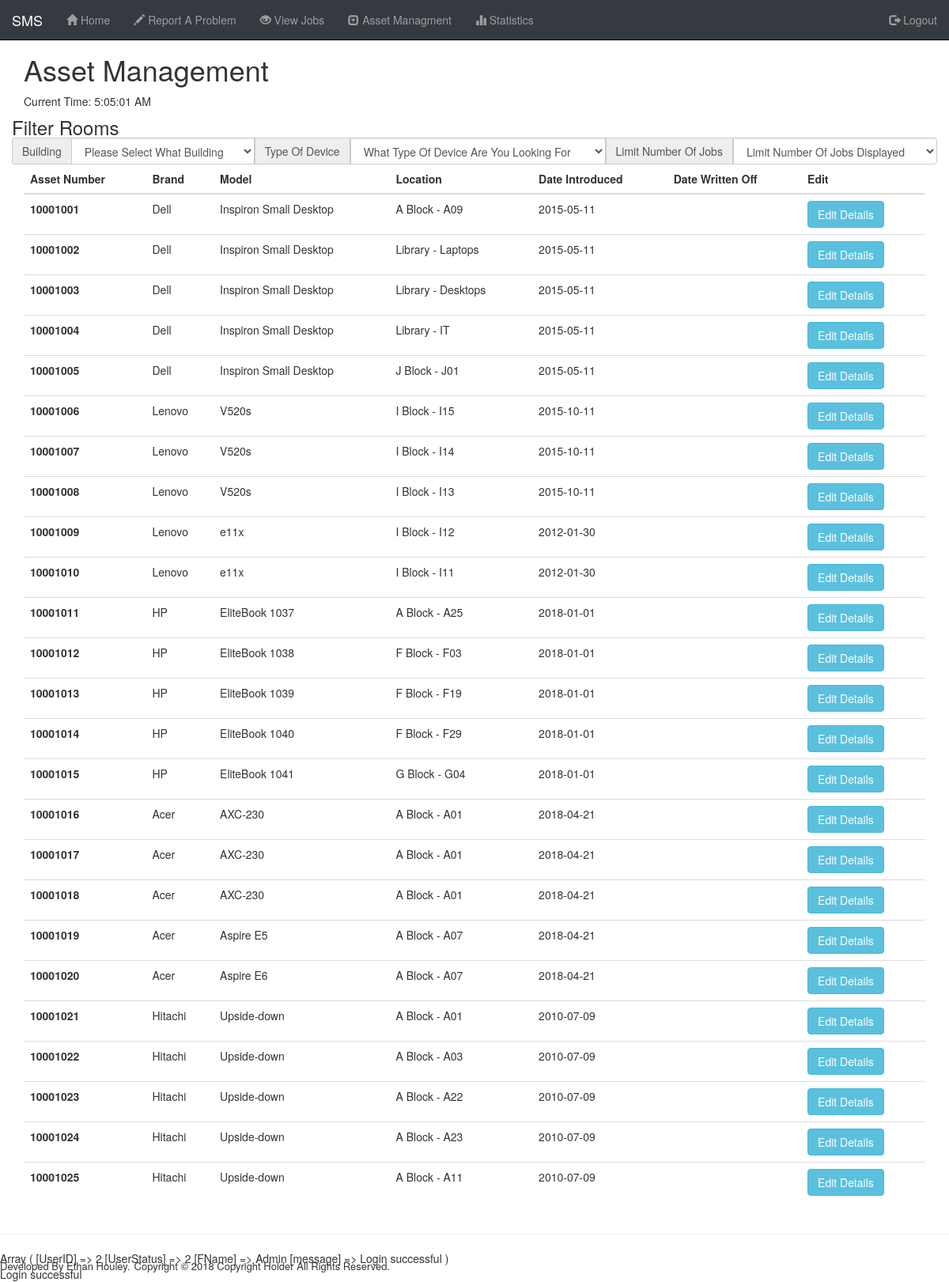
Page /PHP/view/ViewAsset.php (signed in) on the earlier database version.
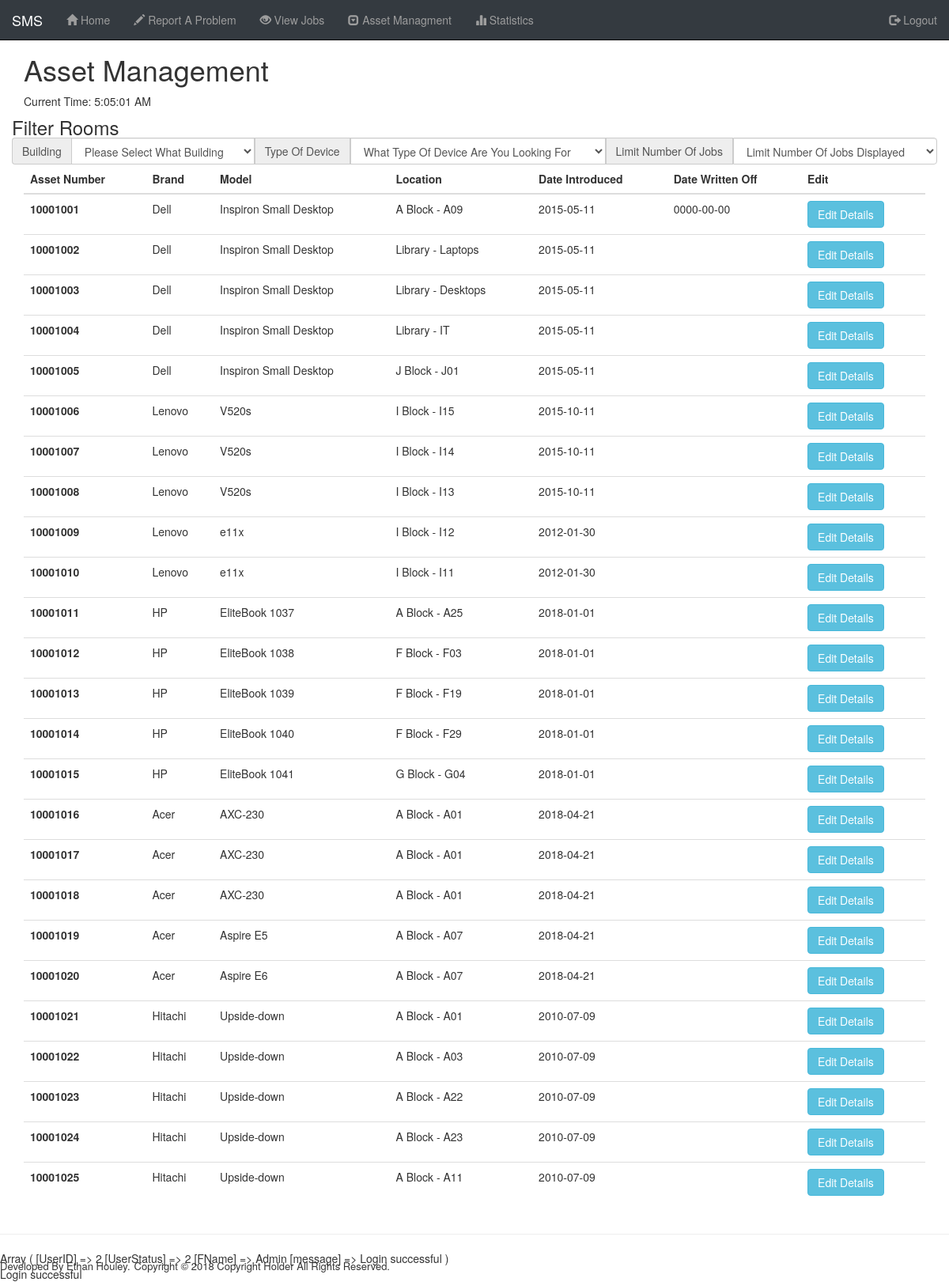
Same page on the later database version.
### tables this page shows
CREATE TABLE `asset` (
  `AssetID` int(10) UNSIGNED NOT NULL,
  `Brand` varchar(25) NOT NULL,
  `Type` varchar(255) DEFAULT NULL,
  `Model` varchar(25) NOT NULL,
  `Serial_Number` varchar(255) NOT NULL,
  `DateIntroduced` date NOT NULL,
  `DateWrittenOff` date DEFAULT NULL,
  `RoomID` int(10) UNSIGNED DEFAULT NULL
);

CREATE TABLE `building` (
  `BuildingID` int(10) UNSIGNED NOT NULL,
  `BuildingName` varchar(255) NOT NULL
);

CREATE TABLE `rooms` (
  `RoomID` int(10) UNSIGNED NOT NULL,
  `RoomName` varchar(255) NOT NULL,
  `BuildingID` int(10) UNSIGNED NOT NULL
);

### PHP/View/ViewAsset.php (the view, shortened to what this page needs)
<?php
	include 'include/Admin_Access.php';
	include 'include/header.php';
?>
<div class="Work_Around_Nav">
  <div class="container">
    <h1>Asset Management</h1>
    <p>Current Time:
      <span class="clock" id="time"></span>
    </p>
  </div>
  <div class="container">
    <div class="row">
      <div class="row_heading">
        <h3>Filter Rooms</h3>
      </div>
      <div class="input-group">
        <span class="input-group-addon" id="basic-addon1">Building</span>
				<select class="form-control" name="Building" id="BuildingNumber" onchange="GetRoomInfo(this.value)">
					<option disabled selected>Please Select What Building </option>
					<?php
					echo "</select>";
					?>
          <span class="input-group-addon" id="basic-addon1">Type Of Device</span>
          <select class="form-control" name="Displayed" id="Displayed">
            <option disabled selected>What Type Of Device Are You Looking For </option>
						<?php
          	echo	'</select>';
						?>
					<span class="input-group-addon" id="basic-addon1">Limit Number Of Jobs</span>
					<select class="form-control" name="Displayed" id="Displayed">
						<option disabled selected>Limit Number Of Jobs Displayed </option>
					</select>
      </div>
    </div>
    <table class="table">
      <thead>
        <tr>
          <th>Asset Number</th>
          <th>Brand</th>
          <th>Model</th>
          <th>Location</th>
          <th>Date Introduced</th>
          <th>Date Written Off</th>
          <th>Edit</th>
        </tr>
      </thead>
      <tbody>
      <?php
        $JobsLogged_MySQL = "SELECT * FROM asset
					INNER JOIN rooms ON asset.RoomID = rooms.RoomID
					INNER JOIN building ON rooms.BuildingID = building.BuildingID ";
        $conn = dbConnect();
      	$stmt = $conn->prepare($JobsLogged_MySQL);
      	$stmt->execute();
      	$result = $stmt->fetchAll();
        foreach($result as $row) {
          echo "<tr>";
          echo '<th scope="row"> ' . $row['AssetID'] . ' </th>';
          echo '<td>' . $row['Brand'] . '</td>';
          echo '<td>' . $row['Model'] . '</td>';
					echo '<td>'. $row['BuildingName'] . ' - ' . $row['RoomName'] . '</td>';
          echo '<td>' . $row['DateIntroduced'] . '</td>';
          echo '<td>' . $row['DateWrittenOff'] . '</td>';
    			echo '<td><button type="button" class="btn btn-ms btn-info" name="button" onclick="OpenAsset(this)" value="'. $row['AssetID'] .'" data-toggle="modal" data-target="#AssetInfo">Edit Details</button></td>';
          echo "</tr>";
        }
      ?>
      </tbody>
    </table>
  </div>
  <hr>
  <?php
    include 'include/footer.php';
  ?>
</div>

### PHP/View/include/header.php (shortened to what this page needs)
<!DOCTYPE html>
<html lang="en">
<head>
	<link rel="stylesheet" href="https://maxcdn.bootstrapcdn.com/bootstrap/3.3.7/css/bootstrap.min.css">
	<link rel="stylesheet" type="text/css" media="screen" href="css/master.css" />
</head>
<body>

### PHP/View/include/Admin_Access.php (shortened to what this page needs)
<?php
  include 'include/header.php';
  switch ($_SESSION['UserStatus']) {
    case 2:
      include 'include/Admin_Nav.php';
      break;
  }
  ?>

### PHP/View/include/Admin_Nav.php (shortened to what this page needs)
<nav class="navbar navbar-inverse remove_radius navbar-fixed-top background_black">
	<div class="container-fluid">
		<div class="navbar-header">
			<a class="navbar-brand" href="#">SMS</a>
		</div>
		<div class="collapse navbar-collapse" id="bs-example-navbar-collapse-1">
			<ul class="nav navbar-nav">
				<li><a href="index.php"><span class="glyphicon glyphicon-home"></span> Home</a></li>
				<li><a href="jobrequest.php"><span class="glyphicon glyphicon-pencil"></span> Report A Problem</a></li>
				<li><a href="ViewJobs.php"><span class="glyphicon glyphicon-eye-open"></span> View Jobs</a></li>
				<li class="dropdown">
					<a href="#" class="dropdown-toggle" data-toggle="dropdown" role="button" aria-haspopup="true" aria-expanded="false"><span class="glyphicon glyphicon-collapse-down"></span> Asset Managment</a>
				</li>
				<li><a href="#"><span class="glyphicon glyphicon-stats"></span> Statistics</a></li>
			</ul>
			<ul class="nav navbar-nav navbar-right ">
				<li><a href="../Model/logout.php" class="text_nav"><span class="glyphicon glyphicon-log-out"></span> Logout</a></li>
			</ul>
		</div>
	</div>
</nav>

### PHP/View/include/footer.php (shortened to what this page needs)
<footer>
		<p class="same_line">Developed By Ethan Houley.</p>
		<p class="same_line"> Copyright &copy; 2018 Copyright Holder All Rights Reserved.</p>
	</footer>
</div>
<div class="error">
  <div>
    <?php
      print_r ($_SESSION);
    ?>
  </div>
  <?php
    if(isset($_SESSION['message'])) {
      echo '<div class="info message">';
      echo $_SESSION['message'];
      echo '</div>';
    }
?>

### PHP/View/css/master.css (style rules this page uses)
.background_black { background-color: #343a40 !important; color: #fff !important; }
.remove_radius { border-radius: 0 !important; }
.Work_Around_Nav { padding-top: 48px; }
.same_line { float: left; margin-right: 5px; font-size: 13px !important; }
h3 { margin: 0 !important; }
footer { position: fixed; right: 0; bottom: 0; left: 0; background-color: rgba(255, 255, 255, 0); }

Differences in the rows shown:
changed asset id 10001001: DateWrittenOff (not shown) → "0000-00-00"
